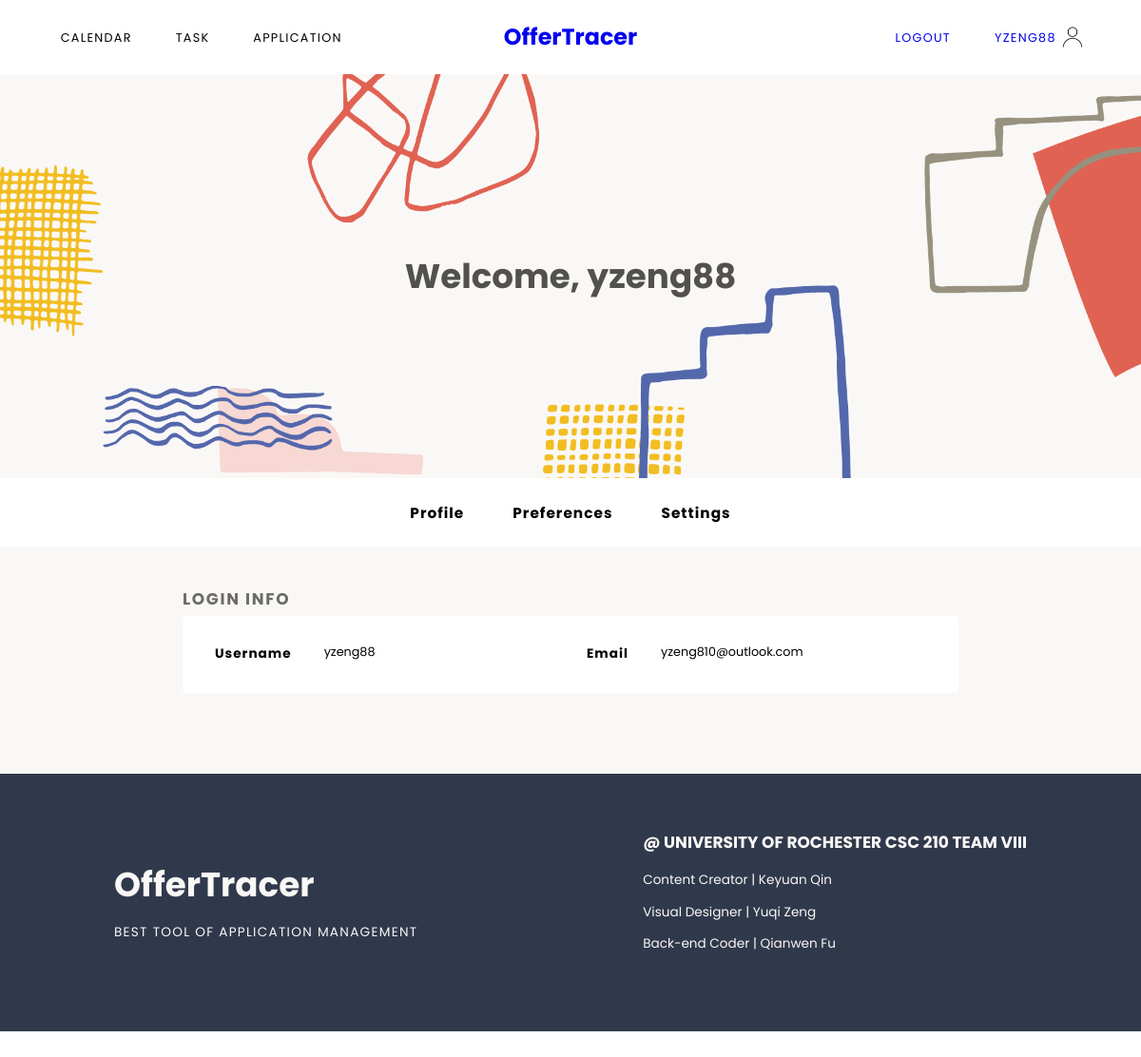
/dashboard (signed in), run on an earlier commit of the app's database.
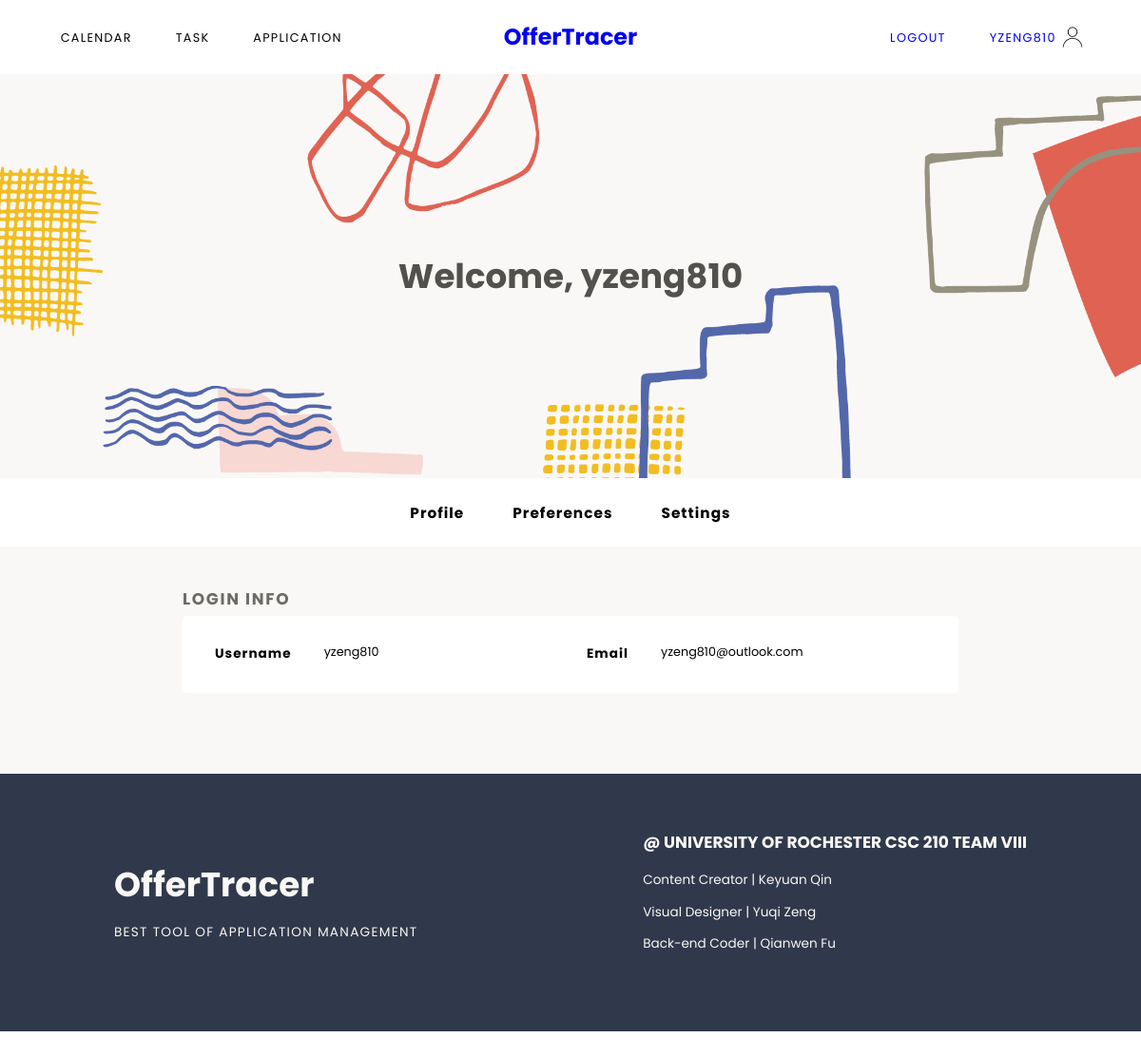
And on a later commit of the database.
### models.py (models this page shows, shortened)
class User(UserMixin, db.Model):
	id = db.Column(db.Integer, primary_key=True)
	email = db.Column(db.String(100), unique=True, nullable=False)
	password = db.Column(db.String(100), nullable=False)
	name = db.Column(db.String(100), nullable=False)
	jobs = db.relationship('Job', backref='author', lazy=True)
	tasks = db.relationship('Task', backref='author', lazy=True)

### main.py (the view)
@main.route('/dashboard')
@login_required
def dashboard():
	return render_template('dashboard.html', name=current_user.name)

### app.py (called while the page is built)
@login_manager.user_loader
def load_user(user_id):
	return User.query.get(int(user_id))

### templates/dashboard.html (shortened to what this page needs)
{% extends "dashboardBase.html" %}
{% block dashboard %}
	<div class="dashContent">
		<h2>Login Info</h2>
		<div class="profileContent">
			<div class="profileItem">
				<h3>Username</h3>
				<p>{{current_user.name}}</p>
			</div>
			<div class="profileItem">
				<h3>Email</h3>
				<p>{{current_user.email}}</p>
			</div>
		</div>
	</div>
{% endblock %}

### templates/dashboardBase.html
{% extends "baseLogged.html" %}
{% block content %}
<div class="dashContainer">
<div class="dashHeader sectionContainer">
	<div class="content">
		<h1>Welcome, {{ name }}</h1>
	</div>
</div>
<nav class="dashMenu">
	<a href="{{url_for('main.dashboard')}}">Profile</a>
	<a href="{{url_for('main.preference')}}">Preferences</a>
	<a href="{{url_for('main.account')}}">Settings</a>
</nav>
<div class="dashContentContainer">
	{% block dashboard %}
	{% endblock %}
</div>
</div>
{% endblock %}

### templates/baseLogged.html (shortened to what this page needs)
<!DOCTYPE html>
<html lang="en">
<head>
	<link rel="stylesheet" type="text/css" href="{{ url_for('static', filename='css/nav.css') }}">
	<link rel="stylesheet" type="text/css" href="{{ url_for('static', filename='css/styles.css') }}">
	<link rel="stylesheet" type="text/css" href="{{ url_for('static', filename='css/dashboard.css') }}">
</head>
<body>
	{% if current_user.is_authenticated %}
	<nav class="main-menu auth">
		<div class="m1">
			<a href="">Calendar</a>
			<a href="">Task</a>
			<a href="">Application</a>
		</div>
		<div class="title">
			<a href="{{url_for('main.index')}}">OfferTracer</a>
		</div>
		<div class="m2">
			<a href="{{url_for('auth.logout')}}">Logout</a>
			<a href="{{url_for('main.dashboard')}}" class="accName">{{ name }}</a>
		</div>
	</nav>
	{% block content %}
	{% endblock %}
	<footer class="sectionContainer">
			<div class="content footerContent containAlignCenter">
				<div class="webName">
					<h3>OfferTracer</h3>
					<p>Best Tool of Application Management</p>
				</div>
				<div class="developer">
					<h3>@ University of Rochester CSC 210 TEAM VIII</h3>
					<p>Content Creator | Keyuan Qin</p>
					<p>Visual Designer | Yuqi Zeng</p>
					<p>Back-end Coder | Qianwen Fu</p>
				</div>
			</div>
	</footer>
	{% endif %}
</body>
</html>

### static/css/nav.css (style rules this page uses)
.main-menu { top: 0; width: 100%; display: grid; grid-template-columns: 1fr 1fr 1fr; padding-top: 25px; padding-bottom: 25px; }
.auth { background-color: white; }
.main-menu a { text-decoration: none; font-family: 'Poppins', sans-serif; }
.title { margin: 0 auto; align-self: center; text-align: center; }
.m1 { padding-left: 50px; padding-top: 11px; }
.m2 { padding-right: 40px; text-align: right; padding-top: 11px; }
.title a { font-size: 28px; font-weight: bolder; }
.m1 a, .m2 a { text-transform: uppercase; margin-left: 25px; margin-right: 25px; font-size: 15px; letter-spacing: 1.5px; }
.accName { background-image: url(../images/user.png); background-repeat: no-repeat; background-position: right; background-size: contain; padding-right: 40px; padding-top: 10px; padding-bottom: 10px; }

### static/css/styles.css (style rules this page uses)
html, body, .container { margin: 0; height: 100%; }
.sectionContainer { margin: 0 auto; width: 100%; align-self: center; display: flex; flex-wrap: wrap; justify-content: center; }
.content { height: auto; max-width: 80%; font-family: 'Poppins', sans-serif; display: flex; align-items: center; }
.containAlignCenter { margin: 0 auto; align-self: center; display: flex; flex-wrap: wrap; justify-content: center; }
footer { background-color: #30394b; }
.footerContent { color: #faf8f6; margin-top: 50px; margin-bottom: 80px; width: 100%; justify-content: space-between; }
.webName h3 { font-size: 42px; margin-bottom: 0px; padding-bottom: 0; }
.webName p { text-transform: uppercase; letter-spacing: 1.5px; }
.developer h3 { text-transform: uppercase; font-size: 20px; }
@media (max-width: 1350px) { html { zoom: 90%; } }
@media (max-width: 1250px) { html { zoom: 85%; } }

### static/css/dashboard.css (style rules this page uses)
.dashContainer { background-color: #faf8f6; min-height: 100%; margin: 0; }
.dashHeader { background-image: url(../images/dashback.png); background-repeat: no-repeat; background-size: cover; background-position: center; height: 500px; }
.dashMenu { width: 100%; background-color: white; display: flex; justify-content: center; height: 85px; }
.dashContentContainer { margin: 0 auto; width: 100%; align-self: center; display: flex; justify-content: center; height: auto; }
.dashContent { width: 960px; font-family: 'Poppins', sans-serif; height: auto; padding-bottom: 100px; }
.dashHeader h1 { font-size: 42px; color: #52514e; }
.dashMenu a { height: auto; margin-left: 30px; margin-right: 30px; padding-top: 30px; font-family: 'Poppins', sans-serif; text-decoration: none; font-size: 18px; letter-spacing: 1.2px; font-weight: bold; color: black; text-align: center; }
.dashContent h2 { margin-bottom: 5px; margin-top: 50px; text-transform: uppercase; color: #6c6b67; font-size: 20px; letter-spacing: 2px; }
.profileContent { display: grid; grid-template-columns: 1fr 1fr; background-color: white; border-radius: 5px; padding: 20px; }
.profileItem { display: inline-flex; margin-left: 20px; }
.profileItem h3 { font-size: 16px; margin-right: 40px; letter-spacing: 1.2px; }
.profileItem p { font-size: 15px; vertical-align: middle; }

What changed in the data, as far as the page shows it:
changed User "yzeng810@outlook.com": name "YZENG88" → "YZENG810"; name "yzeng88" → "yzeng810"
